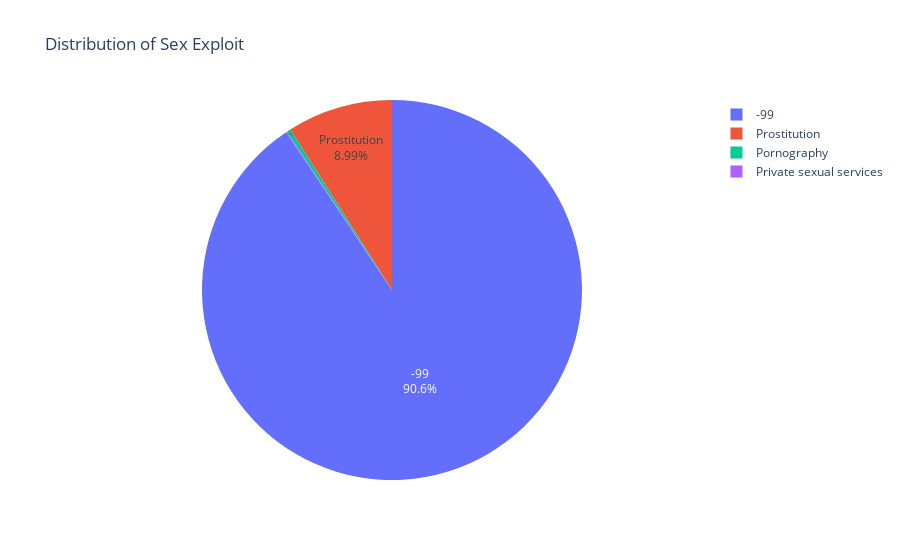

Write notebook code for a chart like this one.
### Code cell
fig = px.pie(data_sex_type, values=data_sex_type, names=data_sex_type.index,
            title="Distribution of Sex Exploit")
fig.update_traces(textposition='inside', textinfo='percent+label')
fig.show()

### Figure 1 — Plotly figure (JSON) as saved in the notebook; plotly's stock layout.template omitted (floating-point values rounded to 4 significant figures)
{"data": [{"domain": {"x": [0, 1], "y": [0, 1]}, "hovertemplate": "index=%{label}<br>value=%{value}<extra></extra>", "labels": ["-99", -99, "Prostitution", "Pornography", "Private sexual services"], "legendgroup": "", "name": "", "showlegend": true, "textinfo": "percent+label", "textposition": "inside", "type": "pie", "values": [27828, 16384, 4386, 160, 43]}], "layout": {"legend": {"tracegroupgap": 0}, "title": {"text": "Distribution of Sex Exploit"}}}
